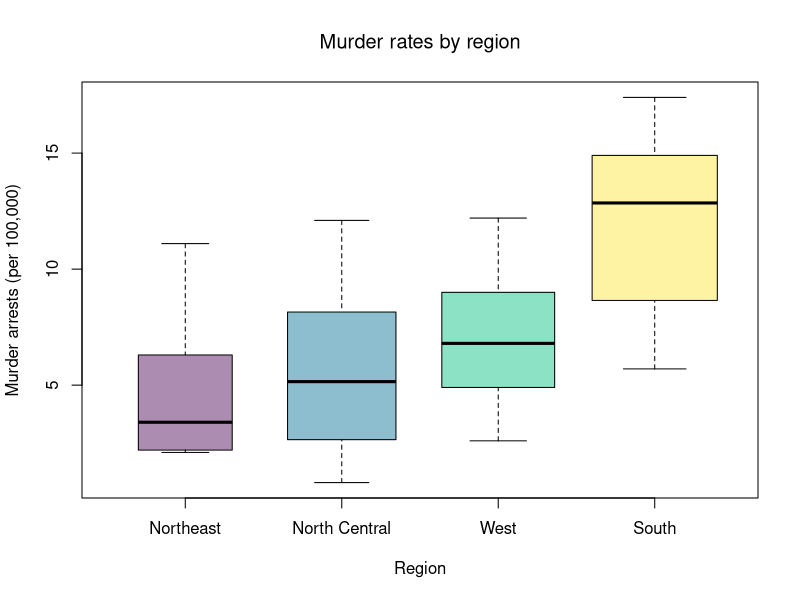
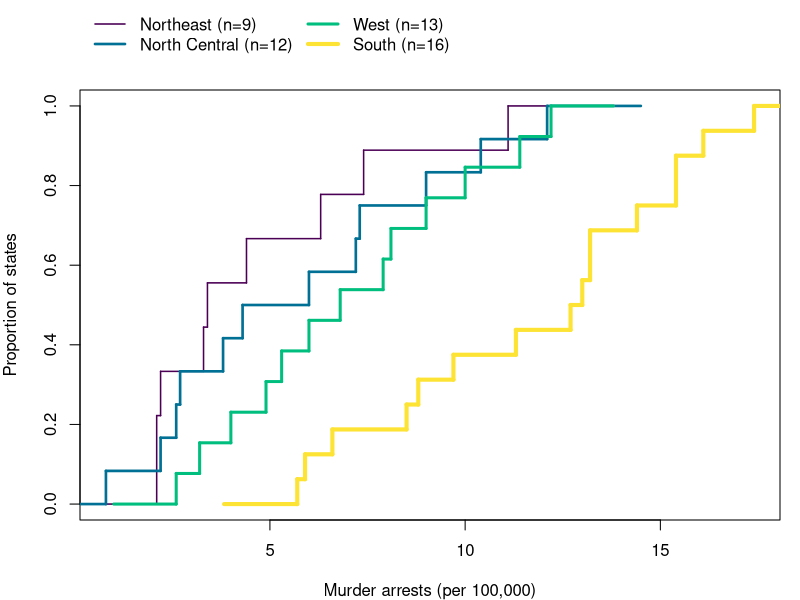
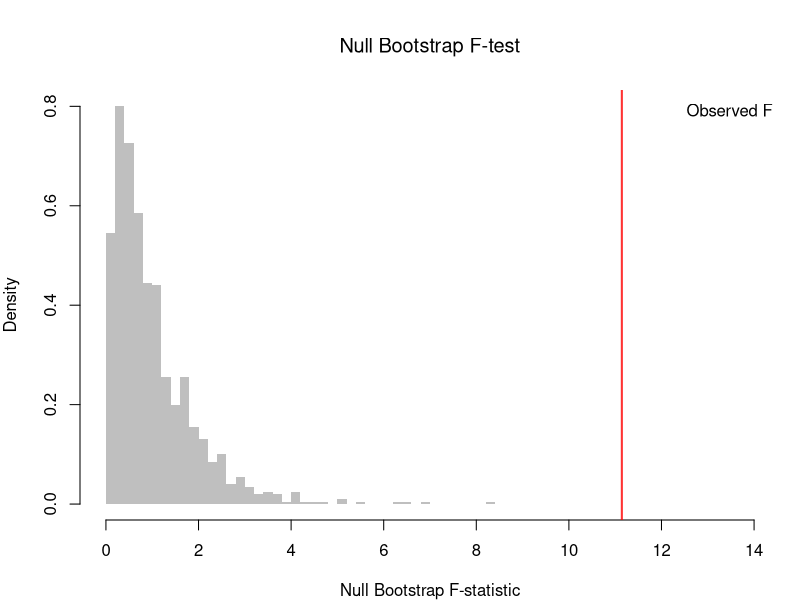

Source code (R) for these figures, in order:
## ---- chunk 1
# Attach the four-level region factor to USArrests; the levels
# are the values the categorical variable can take.
dat <- USArrests
dat$Region <- state.region
levels(dat$Region)
table(dat$Region)
## ---- chunk 2
# Order regions by their median murder rate, lowest to highest
region_order <- names(sort(tapply(dat$Murder, dat$Region, median)))
dat$Region <- factor(dat$Region, levels=region_order)

# Visual summary: one boxplot per region, box width scaled to group size
boxplot(Murder ~ Region, data=dat,
    col=hcl.colors(4, alpha=.45), varwidth=TRUE,
    ylab='Murder arrests (per 100,000)', xlab='Region', main=NA)
title('Murder rates by region', font.main=1)
## ---- chunk 3
# One ECDF per region, on the same axes (Region is already ordered by median)
line_cols <- hcl.colors(4)
n_g <- table(dat$Region)
lwd_g <- 1.5 + 2.5 * (n_g - min(n_g)) / (max(n_g) - min(n_g))

par(mar=c(4, 4, 4.5, 1))
plot(NULL, xlim=range(dat$Murder), ylim=c(0, 1),
    xlab='Murder arrests (per 100,000)', ylab='Proportion of states', main=NA)
for (g in seq_along(levels(dat$Region))) {
    F_g_hat <- ecdf(dat$Murder[dat$Region == levels(dat$Region)[g]])
    plot(F_g_hat, add=TRUE, col=line_cols[g], lwd=lwd_g[g],
        verticals=TRUE, do.points=FALSE, col.01line=NA)
}
legend('topleft', inset=c(0, -.2), xpd=TRUE, ncol=2, bty='n',
    legend=paste0(levels(dat$Region), ' (n=', n_g, ')'), col=line_cols, lty=1, lwd=lwd_g)
## ---- chunk 4
# Group size, mean, and median of the murder rate by region
summary_fun <- function(y_hat) {
    out <- c(n=length(y_hat), mean=mean(y_hat), median=median(y_hat))
    return(out)
}
aggregate(Murder ~ Region, data=dat, FUN=summary_fun)
## ---- chunk 5
# Fit ANOVA
fit_aov <- aov(Murder ~ Region, data = dat)
fit_aov
## ---- chunk 6
# Data
y_hat <- c(4, 5, 6, 8, 7, 9, 5, 6, 7)
g <- factor(c('A', 'A', 'A', 'B', 'B', 'B', 'C', 'C', 'C'))

# Verify by hand
n <- length(y_hat)
G <- nlevels(g)

m_y_hat <- mean(y_hat)
m_g_hat <- aggregate(y_hat, list(g), mean)$x
n_g <- aggregate(y_hat, list(g), length)$x

BSS <- sum(n_g * (m_g_hat - m_y_hat)^2)
WSS <- sum(aggregate(y_hat, list(g), function(y_hat) sum((y_hat - mean(y_hat))^2))$x)
## ---- chunk 7
F_fun <- function(y_hat,g){
    m_y_hat <- mean(y_hat)
    m_g_hat <- aggregate(y_hat, list(g), mean)$x
    n_g <- aggregate(y_hat, list(g), length)$x

    BSS <- sum(n_g * (m_g_hat - m_y_hat)^2)
    WSS <- sum(aggregate(y_hat, list(g), function(y_hat) sum((y_hat - mean(y_hat))^2))$x)

    n <- length(y_hat)
    G <- nlevels(g)
    F_obs <- (BSS/(G-1)) / (WSS/(n-G))
}
F_obs <- F_fun(y_hat=dat$Murder, g=dat$Region)
F_obs
## ---- chunk 8
# Pairs bootstrap: resample group labels to break the Y--group pairing
n <- nrow(dat)

F_nullboot <- vector(length=999)
for( b in seq_along(F_nullboot)){
    idx <- sample(n, replace = TRUE)
    g_boot <- dat[idx, 'Region']
    F_b <- F_fun(y_hat=dat$Murder, g=g_boot)
    F_nullboot[b] <- F_b
}

# Bootstrap p-value
p_boot <- mean(F_nullboot >= F_obs)
p_boot

hist(F_nullboot, breaks = 40,
    col = grey(0.5, 0.5), border = NA,
    freq = FALSE, main = NA, xlab = 'Null Bootstrap F-statistic',
    xlim = c(0,14))
title('Null Bootstrap F-test', font.main = 1)
abline(v = F_obs, col = rgb(1, 0, 0, .8), lwd = 2)
legend('topright', legend = 'Observed F',
    col = rgb(1, 0, 0, .8), lwd =0, bty='n')
## ---- chunk 9
summary(fit_aov)

p_param <- 1 - pf(F_obs, G-1, n-G)

 # Compare parametric and bootstrap p-values
cbind(F_obs, p_param, p_boot)
## ---- chunk 10
# Computation
summary(aov(y_hat~g))

# Verify by hand (from Before)
Fstat <- (BSS/(G-1)) / (WSS/(n-G))
pval  <- 1 - pf(Fstat, G-1, n-G)
cbind(BSS, WSS, Fstat, pval)
## ---- chunk 11
kw <- kruskal.test(Murder ~ Region, data = dat)
kw
## ---- chunk 12
y_hat <- c(1,2,3, 4,5,6, 7,8,9)
g <- factor(rep(c('A','B','C'), each=3))
kruskal.test(y_hat ~ g)
## ---- chunk 13
y1_hat <- c(1,3,5); y2_hat <- c(2,4,6)
wilcox.test(y1_hat, y2_hat)
## ---- chunk 14
pairwise.wilcox.test(dat$Murder, dat$Region, p.adjust.method='holm')
